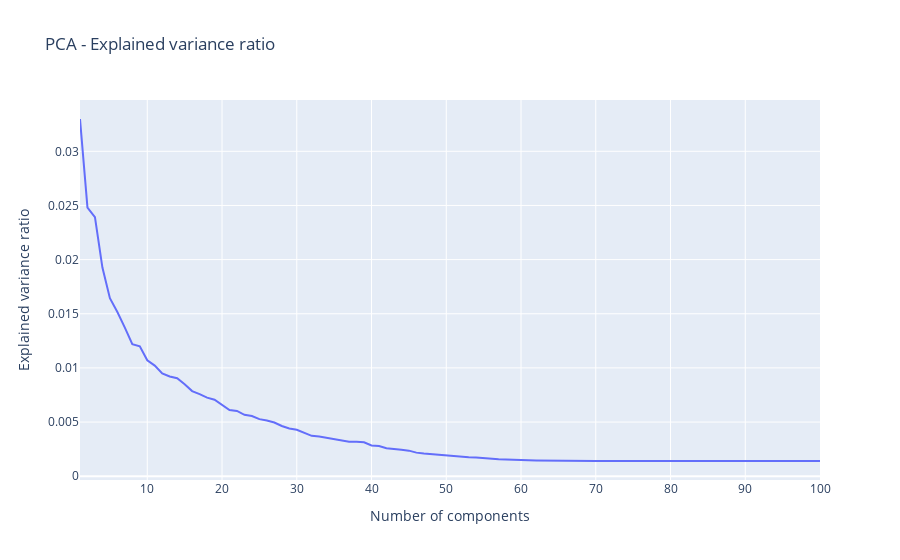

Notebook code for this chart:
### Code cell
articles_dummy = pd.get_dummies(articles.astype({"created_at_ts": "int"}))
articles_std = StandardScaler().fit_transform(articles_dummy)

pca = PCA(n_components=100, random_state=42)
pca.fit(articles_std)


px.line(
    x=range(1, len(pca.explained_variance_ratio_) + 1),
    y=pca.explained_variance_ratio_,
    title="PCA - Explained variance ratio",
    labels={"x": "Number of components", "y": "Explained variance ratio"},
)

### Figure 1 — Plotly figure (JSON) as saved in the notebook; plotly's stock layout.template omitted (floating-point values rounded to 4 significant figures)
{"data": [{"hovertemplate": "Number of components=%{x}<br>Explained variance ratio=%{y}<extra></extra>", "legendgroup": "", "line": {"color": "#636efa", "dash": "solid"}, "marker": {"symbol": "circle"}, "mode": "lines", "name": "", "orientation": "v", "showlegend": false, "type": "scatter", "x": [1, 2, 3, 4, 5, 6, 7, 8, 9, 10, 11, 12, 13, 14, 15, 16, 17, 18, 19, 20, 21, 22, 23, 24, 25, 26, 27, 28, 29, 30, 31, 32, 33, 34, 35, 36, 37, 38, 39, 40, 41, 42, 43, 44, 45, 46, 47, 48, 49, 50, 51, 52, 53, 54, 55, 56, 57, 58, 59, 60, 61, 62, 63, 64, 65, 66, 67, 68, 69, 70, 71, 72, 73, 74, 75, 76, 77, 78, 79, 80, 81, 82, 83, 84, 85, 86, 87, 88, 89, 90, 91, 92, 93, 94, 95, 96, 97, 98, 99, 100], "xaxis": "x", "y": [0.03298, 0.0248, 0.02392, 0.01926, 0.01644, 0.01516, 0.01371, 0.0122, 0.012, 0.0107, 0.01021, 0.009487, 0.00921, 0.009041, 0.008497, 0.007863, 0.007576, 0.007253, 0.007062, 0.0066, 0.006113, 0.006025, 0.005665, 0.00556, 0.00527, 0.005142, 0.004956, 0.004632, 0.004408, 0.004281, 0.004035, 0.003728, 0.00367, 0.003544, 0.003382, 0.003253, 0.003191, 0.00317, 0.003129, 0.002841, 0.002787, 0.002585, 0.00248, 0.002438, 0.002359, 0.002175, 0.002091, 0.002024, 0.001993, 0.001937, 0.001864, 0.00177, 0.001747, 0.001726, 0.001649, 0.001586, 0.001563, 0.001539, 0.001496, 0.001476, 0.001466, 0.001454, 0.00144, 0.001435, 0.001427, 0.001422, 0.001418, 0.001417, 0.001416, 0.001414, 0.001413, 0.001412, 0.00141, 0.001409, 0.001408, 0.001408, 0.001407, 0.001407, 0.001406, 0.001406, 0.001406, 0.001406, 0.001405, 0.001405, 0.001405, 0.001405, 0.001405, 0.001404, 0.001404, 0.001404, 0.001404, 0.001404, 0.001404, 0.001404, 0.001404, 0.001403, 0.001403, 0.001403, 0.001403, 0.001403], "yaxis": "y"}], "layout": {"legend": {"tracegroupgap": 0}, "title": {"text": "PCA - Explained variance ratio"}, "xaxis": {"anchor": "y", "domain": [0, 1], "title": {"text": "Number of components"}}, "yaxis": {"anchor": "x", "domain": [0, 1], "title": {"text": "Explained variance ratio"}}}}
